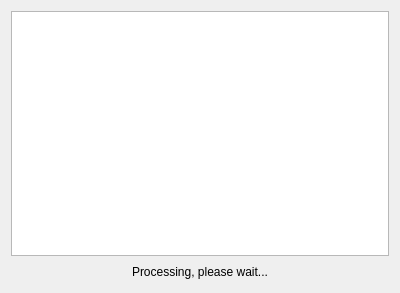
<?xml version="1.0" encoding="UTF-8"?>
<ui version="4.0">
 <class>MainWindow</class>
 <widget class="QMainWindow" name="MainWindow">
  <property name="geometry">
   <rect>
    <x>0</x>
    <y>0</y>
    <width>400</width>
    <height>293</height>
   </rect>
  </property>
  <property name="windowTitle">
   <string>Synergy Plugin Downloader</string>
  </property>
  <widget class="QWidget" name="centralWidget">
   <layout class="QVBoxLayout" name="verticalLayout">
    <item>
     <widget class="QTextEdit" name="m_pTextEditInfo">
      <property name="enabled">
       <bool>true</bool>
      </property>
      <property name="undoRedoEnabled">
       <bool>false</bool>
      </property>
      <property name="readOnly">
       <bool>true</bool>
      </property>
     </widget>
    </item>
    <item>
     <layout class="QGridLayout" name="gridLayout">
      <item row="0" column="1">
       <widget class="QLabel" name="m_pLabelTip">
        <property name="text">
         <string>Processing, please wait...</string>
        </property>
       </widget>
      </item>
      <item row="0" column="0">
       <spacer name="horizontalSpacer">
        <property name="orientation">
         <enum>Qt::Horizontal</enum>
        </property>
        <property name="sizeHint" stdset="0">
         <size>
          <width>40</width>
          <height>20</height>
         </size>
        </property>
       </spacer>
      </item>
      <item row="0" column="2">
       <spacer name="horizontalSpacer_2">
        <property name="orientation">
         <enum>Qt::Horizontal</enum>
        </property>
        <property name="sizeHint" stdset="0">
         <size>
          <width>40</width>
          <height>20</height>
         </size>
        </property>
       </spacer>
      </item>
     </layout>
    </item>
   </layout>
  </widget>
  <widget class="QMenuBar" name="menuBar">
   <property name="geometry">
    <rect>
     <x>0</x>
     <y>0</y>
     <width>400</width>
     <height>21</height>
    </rect>
   </property>
  </widget>
 </widget>
 <layoutdefault spacing="6" margin="11"/>
 <resources/>
 <connections/>
</ui>
